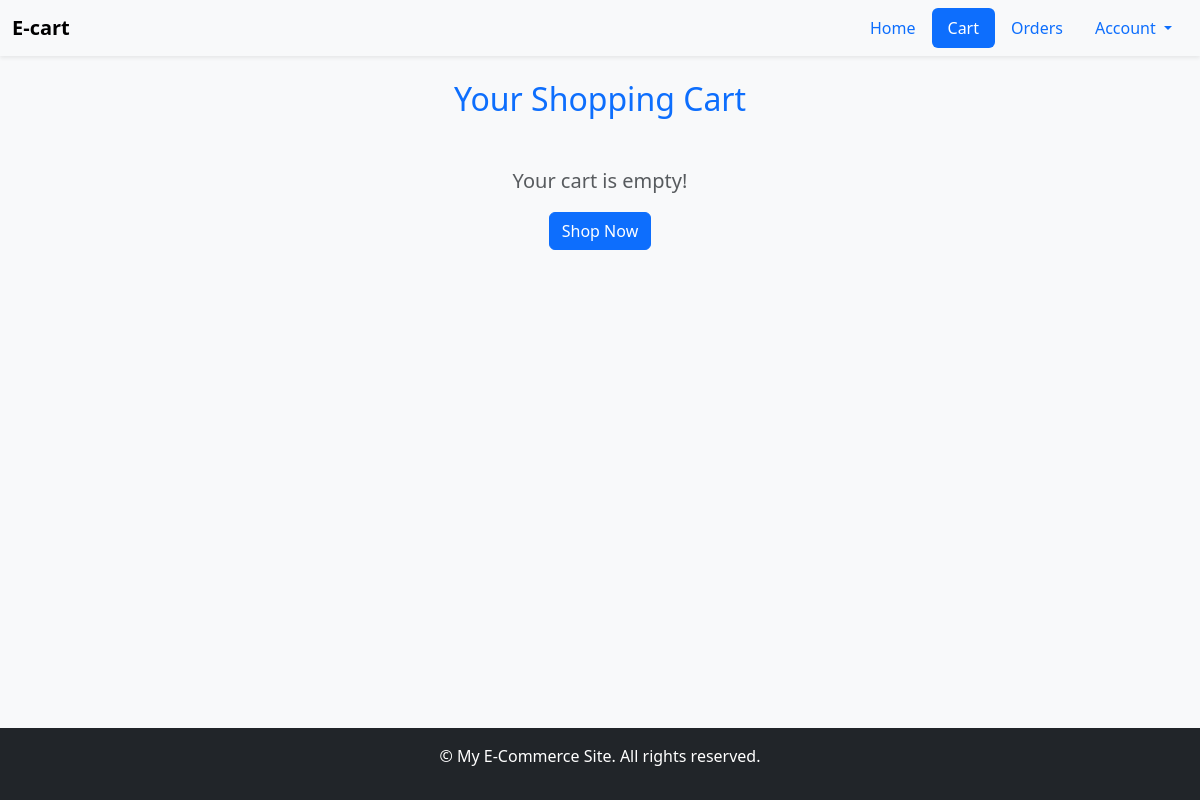
Before: /cart/ (signed in) with the older database file.
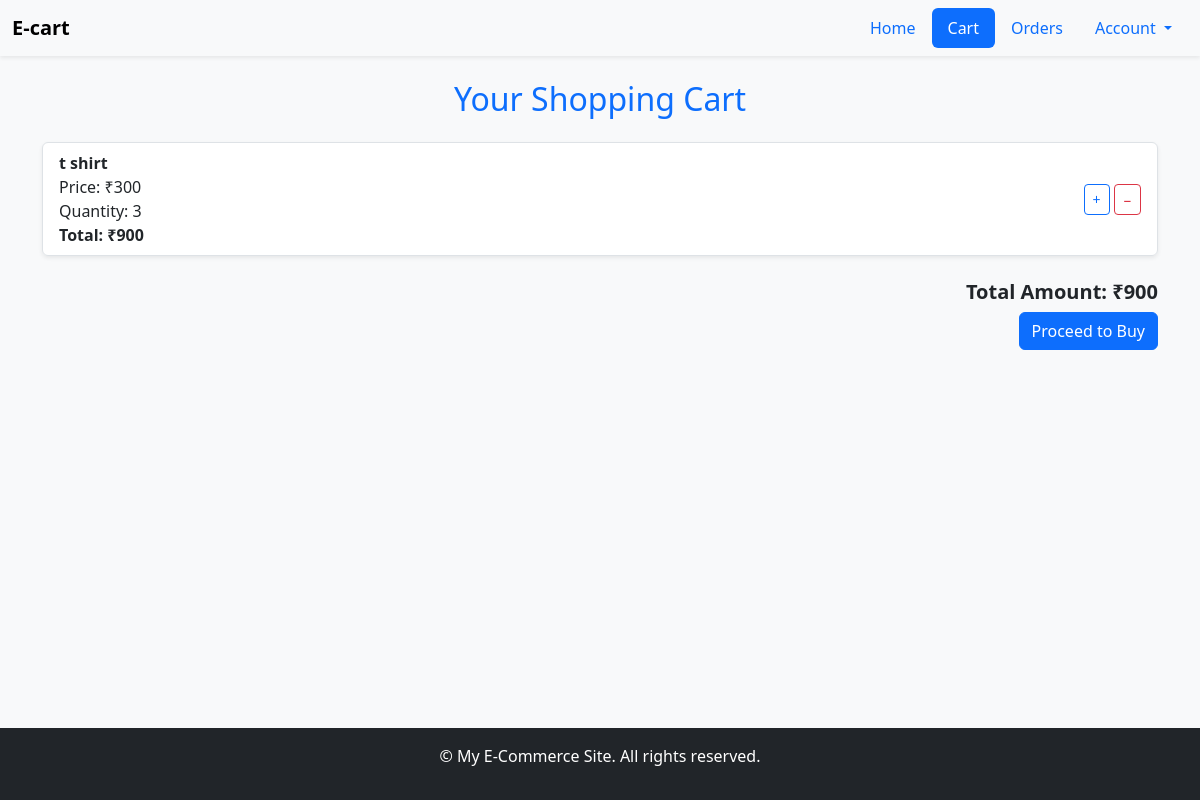
After: the same page with the newer database file.
### E_commerce_app/models.py (models this page shows, shortened)
class Cart(models.Model):
  product = models.ForeignKey('Product', on_delete=models.CASCADE)
  quantity=models.PositiveIntegerField(default=1)
  user = models.ForeignKey(User, on_delete=models.CASCADE, null=True, blank=True)  # Added user
  def total_price(self):
        return self.product.price * self.quantity

class Product(models.Model):
  name=models.CharField(max_length=500)
  description=models.TextField()
  price=models.PositiveIntegerField()
  image=models.ImageField(upload_to='product_images/')
  category=models.ForeignKey('Category',on_delete=models.CASCADE)

### E_commerce_app/views.py (the view)
# urls.py: path('cart/',CartView.as_view(),name='cart'),
class CartView(View):
    def get(self, request):
        if request.user.is_authenticated:
            cart_items = Cart.objects.filter(user=request.user)
        else:
            cart_items = []
        total = sum(item.product.price * item.quantity for item in cart_items)
        return render(request, 'E_commerce_app/cart.html', {
            'cart_items': cart_items,
            'total': total
        })

### E_commerce_app/templates/E_commerce_app/cart.html (shortened to what this page needs)
{% extends "E_commerce_app/base.html" %}
{% block content %}
  <h2 class="text-center text-primary mb-4">Your Shopping Cart</h2>
  {% if cart_items %}
    <ul class="list-group shadow-sm">
      {% for item in cart_items %}
        <li class="list-group-item d-flex justify-content-between align-items-center">
          <div>
            <strong>{{ item.product.name }}</strong><br />
            Price: ₹{{ item.product.price }} <br />
            Quantity: {{ item.quantity }} <br />
            <strong>Total: ₹{{ item.total_price }}</strong>
          </div>
          <div>
            <form method="post" action="{% url 'additem' item.id %}" class="d-inline">
              <button class="btn btn-sm btn-outline-primary" title="Add one more">+</button>
            </form>
            <form method="post" action="{% url 'removeitem' item.id %}" class="d-inline">
              <button class="btn btn-sm btn-outline-danger" title="Remove one">−</button>
            </form>
          </div>
        </li>
      {% endfor %}
    </ul>
    <div class="text-end mt-4">
      <h5 class="fw-bold">Total Amount: ₹{{ total }}</h5>
      <a href="{% url 'create_order' %}" class="btn btn-primary">Proceed to Buy</a>
    </div>
  {% else %}
    <div class="text-center mt-5">
      <p class="text-muted fs-5">Your cart is empty!</p>
      <a href="{% url 'category_list' %}" class="btn btn-primary">Shop Now</a>
    </div>
  {% endif %}
{% endblock %}

Changed rows visible on the page:
added Cart: product.name "t shirt", product.price "300", quantity "3", total_price "900"
Other visible differences:
{{ total }}: (not shown) → "900"
text no longer shown: "Your cart is empty! Shop Now"
text now shown: "Total Amount: ₹ Proceed to Buy"
